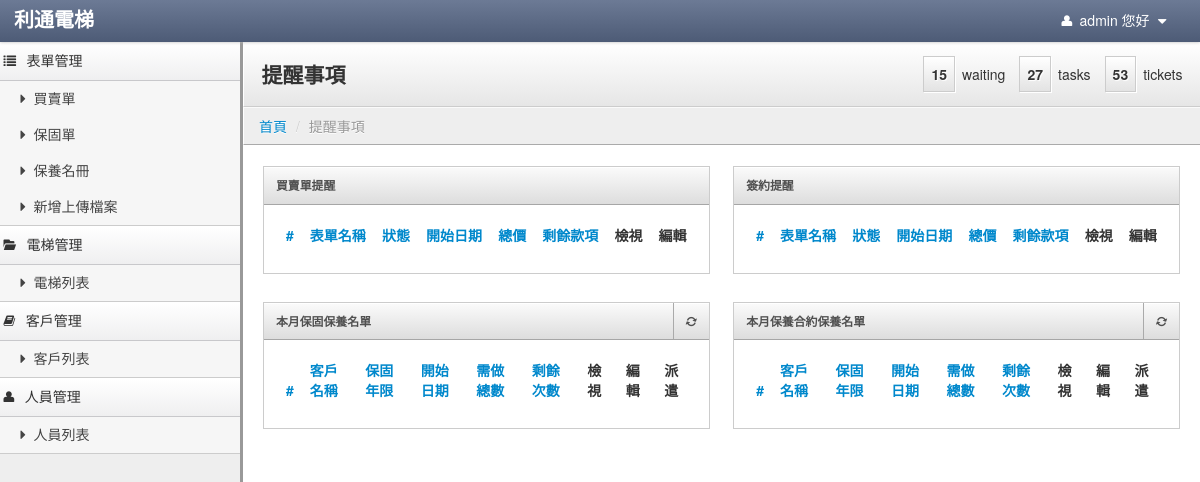
The page /mainpage/index (signed in) on the database as committed earlier.
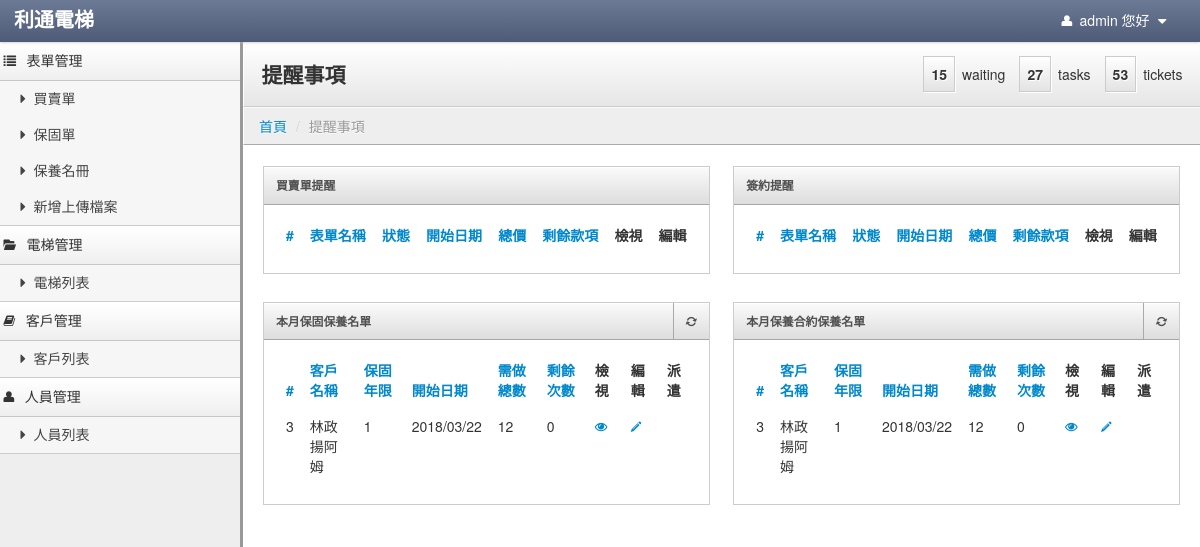
The same page on the database as committed later.
### tables this page shows
CREATE TABLE `usermenu` (
  `menuid` int(5) NOT NULL AUTO_INCREMENT COMMENT '菜單ID',
  `parentid` int(5) NOT NULL DEFAULT '0' COMMENT '上層菜單',
  `title` varchar(30) NOT NULL COMMENT '標題',
  `controller` varchar(40) NOT NULL COMMENT '控制器',
  `actioner` varchar(40) NOT NULL COMMENT '動作',
  `icon` varchar(100) DEFAULT NULL,
  `ismenu` tinyint(1) NOT NULL DEFAULT '0' COMMENT '是否顯示',
  `sort` tinyint(4) NOT NULL DEFAULT '0' COMMENT '排序',
  `isdisabled` tinyint(1) NOT NULL DEFAULT '0' COMMENT '是否刪除',
  PRIMARY KEY (`menuid`)
);

CREATE TABLE `warranty` (
  `id` int(255) NOT NULL AUTO_INCREMENT,
  `customer` varchar(255) DEFAULT NULL,
  `mechanical_warranty` int(255) DEFAULT NULL,
  `free_maintenance` int(255) DEFAULT NULL,
  `effective_date` varchar(255) DEFAULT NULL,
  `warranty_times` int(10) DEFAULT '0',
  `contacter_1` varchar(255) DEFAULT NULL,
  `contacter_2` varchar(255) DEFAULT NULL,
  `contacter_3` varchar(255) DEFAULT NULL,
  `address` varchar(255) DEFAULT NULL,
  `tel_1` varchar(255) DEFAULT NULL,
  `tel_2` varchar(255) DEFAULT NULL,
  `tel_3` varchar(255) DEFAULT NULL,
  `fax_1` varchar(255) DEFAULT NULL,
  `fax_2` varchar(255) DEFAULT NULL,
  `fax_3` varchar(255) DEFAULT NULL,
  `num` varchar(255) DEFAULT NULL,
  `transaction_id` int(255) DEFAULT NULL,
  `is_signing` int(1) DEFAULT NULL,
  `is_remind` int(1) DEFAULT NULL,
  PRIMARY KEY (`id`)
);

### application/controllers/Mainpage.php (called while the page is built, shortened)
<?php if ( ! defined('BASEPATH')) exit('No direct script access allowed');
class Mainpage extends CI_Controller {
	var $data = array();
	function __construct()
	{
		$this->load->model('Form_model');
		$this->load->model('m_warranty_model');
		$this->load->model('Customer_model');
		$this->load->library('datamodel');
		$this->load->library('common');
        $this->load->model('Usermenu_model');
        $usermenu_m = new Usermenu_model();
        if(isset($_SESSION['id'])) {
            $this->aUsermenulist = $usermenu_m->usermenulist($_SESSION['id']);
        }
	}
	public function index()
	{
		$this->data['session']=$_SESSION;
		if(isset($_SESSION["account"]) && $_SESSION["account"] != null){
			$form_model = new Form_model();
			$warranty_model = new m_warranty_model();
			$temp = $form_model->getTransaction();
			$temp_array = array();
			if ($temp != 0)
			{
				$this->data['transaction'] = $temp_array;
			}
			$temp = $warranty_model->getRemindWarranty();
			$result_array = array();
			$index = 0;
			if ($temp != 0)
			{
				foreach ($temp as $row)
				{
					$need_times = $row->free_maintenance * 12;
					if ($need_times > $row->warranty_times)
					{
						$result_array[$index] = $row;
						$row->need_times = $need_times;
					}
				}
			}
			$this->data['warranty'] = $result_array;
			$this->load->view('mainpage', $this->data);
		}
		else {
			$this->load->view('sign-in');
		}
	}
}

### index.php (called while the page is built, shortened)
<?php
require_once BASEPATH.'core/CodeIgniter.php';

### application/models/usermenu_model.php (called while the page is built, shortened)
<?php
class Usermenu_model extends CI_Model
{
	public function usermenulist($iUserid=0)
	{
        $sSql = "select menuidarray from account where id ={$iUserid} and `status`=0";
        $query = $this->db->query($sSql);
        $useridmenu = $query->row_array();
        $sSql = "select * from usermenu where menuid in ({$useridmenu['menuidarray']}) and ismenu=1 and isdisabled!=1 and parentid = 0";
        $query = $this->db->query($sSql);
        $results = array();
        foreach ($query->result_array() as $vNavheader){
            $results[$vNavheader['menuid']] = $vNavheader;
            $sSql = "select * from usermenu where menuid in ({$useridmenu['menuidarray']}) and parentid = '{$vNavheader['menuid']}' and ismenu=1 and isdisabled!=1";
            $query_navlist = $this->db->query($sSql);
            foreach ($query_navlist->result_array() as $vNavlist){
                $results[$vNavheader['menuid']]['subtype'][]=$vNavlist;
            }
        }
        return $results;
	}
}

### application/models/m_warranty_model.php (called while the page is built, shortened)
<?php
class m_warranty_model extends CI_Model
{
	public function getRemindWarranty()
	{
		$this->checkWarranty();
		$this->db->select('*');
		$this->db->from('warranty');
		$this->db->where('is_remind', 1);
		$result = $this->db->get();
		if ($result->num_rows() > 0)
		{
			$idx = 0;
			foreach ($result->result() as $row)
			{
				$warranty_data[$idx] = new Datamodel();
				foreach ($row as $k => $v)
				{
					$warranty_data[$idx]->$k = $v;
				}
				$idx++;
			}
			return $warranty_data;
		}
		return 0;
	}
	private function checkWarranty()
	{
		$this->db->select('*');
		$this->db->from('warranty');
		$this->db->where('is_remind', 0);
		$result = $this->db->get();
	}
}
?>

### application/libraries/datamodel.php (called while the page is built, shortened)
<?php
class Datamodel
{
	private $data = array();
	public function __set($name,$value)
	{
		$this->data[$name] = $value;
	}
	public function __get($name)
	{
		if (array_key_exists($name,$this->data))
		{
			return $this->data[$name];
		}
	}
}

### application/views/mainpage.php (the view, shortened to what this page needs)
<!DOCTYPE html>
<html lang="en">
<?php
	include "head.php";
?>
  <body class="">
		<?php
		include "navbar.php";
		include "sidebar-nav.php";
		?>
    <div class="content">
        <div class="header">
            <div class="stats">
    <p class="stat"><span class="number">53</span>tickets</p>
    <p class="stat"><span class="number">27</span>tasks</p>
    <p class="stat"><span class="number">15</span>waiting</p>
</div>
            <h1 class="page-title">提醒事項</h1>
        </div>
                <ul class="breadcrumb">
            <li><a href="<?=base_url("/mainpage/index")?>">首頁</a> <span class="divider">/</span></li>
            <li class="active">提醒事項</li>
        </ul>
        <div class="container-fluid">
            <div class="row-fluid">
<div class="row-fluid">
    <div class="block span6">
        <a href="#tablewidget" class="block-heading" data-toggle="collapse">買賣單提醒</a>
        <div id="tablewidget" class="block-body collapse in">
            <table class="table sortable">
				<thead>
					<tr>
						<th><a href="#">#</a></th>
						<th><a href="#">表單名稱</a></th>
						<th><a href="#">狀態</a></th>
						<th><a href="#">開始日期</a></th>
						<th><a href="#">總價</a></th>
						<th><a href="#">剩餘款項</a></th>
						<th class="sorttable_nosort">檢視</th>
						<th class="sorttable_nosort">編輯</th>
					</tr>
				</thead>
			</table>
        </div>
    </div>
    <div class="block span6">
        <a href="#widget1container" class="block-heading" data-toggle="collapse">簽約提醒 </a>
        <div id="tablewidget" class="block-body collapse in">
            <table class="table sortable">
				<thead>
					<tr>
						<th><a href="#">#</a></th>
						<th><a href="#">表單名稱</a></th>
						<th><a href="#">狀態</a></th>
						<th><a href="#">開始日期</a></th>
						<th><a href="#">總價</a></th>
						<th><a href="#">剩餘款項</a></th>
						<th class="sorttable_nosort">檢視</th>
						<th class="sorttable_nosort">編輯</th>
					</tr>
				</thead>
			</table>
        </div>
    </div>
</div>
<div class="row-fluid">
    <div class="block span6">
        <div class="block-heading">
            <span class="block-icon pull-right">
                <a href="#" class="demo-cancel-click" rel="tooltip" title="Click to refresh"><i class="icon-refresh"></i></a>
            </span>
            <a href="#widget2container" data-toggle="collapse">本月保固保養名單</a>
        </div>
        <div id="widget2container" class="block-body collapse in">
            <table class="table list">
				<thead>
					<tr>
						<th><a href="#">#</a></th>
						<th><a href="#">客戶名稱</a></th>
						<th><a href="#">保固年限</a></th>
						<th><a href="#">開始日期</a></th>
						<th><a href="#">需做總數</a></th>
						<th><a href="#">剩餘次數</a></th>
						<th class="sorttable_nosort">檢視</th>
						<th class="sorttable_nosort">編輯</th>
						<th class="sorttable_nosort">派遣</th>
					</tr>
				</thead>
				<tbody>
<?php
					if(count($this->data) != 0 && count($this->data['warranty']) != 0 )
					{
						for($j = 0; $j < count($this->data['warranty']); $j++)
						{
?>
						<tr>
							<td><?=$this->data['warranty'][$j]->id;?></td>
							<td><?=$this->data['warranty'][$j]->customer;?></td>
							<td><?=$this->data['warranty'][$j]->free_maintenance;?></td>
							<td><?=$this->data['warranty'][$j]->effective_date;?></td>
							<td><?=$this->data['warranty'][$j]->need_times;?></td>
							<td><?=$this->data['warranty'][$j]->warranty_times;?></td>
							<td>
								<a href="<?=base_url("/Warranty/view_warranty_view")?>/warranty_id/<?=$this->data['warranty'][$j]->id;?>" ><i class="icon-eye-open"></i></a>
							</td>
							<td>
								<a href="<?=base_url("/Warranty/edit_warranty_view")?>/warranty_id/<?=$this->data['warranty'][$j]->id;?>" ><i class="icon-pencil"></i></a>
							</td>
						</tr>
<?php
						}
					}
?>
				</tbody>
            </table>
        </div>
    </div>
    <div class="block span6">
        <div class="block-heading">
            <span class="block-icon pull-right">
                <a href="#" class="demo-cancel-click" rel="tooltip" title="Click to refresh"><i class="icon-refresh"></i></a>
            </span>
            <a href="#widget2container" data-toggle="collapse">本月保養合約保養名單</a>
        </div>
        <div id="widget2container" class="block-body collapse in">
            <table class="table list">
				<thead>
					<tr>
						<th><a href="#">#</a></th>
						<th><a href="#">客戶名稱</a></th>
						<th><a href="#">保固年限</a></th>
						<th><a href="#">開始日期</a></th>
						<th><a href="#">需做總數</a></th>
						<th><a href="#">剩餘次數</a></th>
						<th class="sorttable_nosort">檢視</th>
						<th class="sorttable_nosort">編輯</th>
						<th class="sorttable_nosort">派遣</th>
					</tr>
				</thead>
				<tbody>
<?php
					if(count($this->data) != 0 && count($this->data['warranty']) != 0 )
					{
						for($j = 0; $j < count($this->data['warranty']); $j++)
						{
?>
						<tr>
							<td><?=$this->data['warranty'][$j]->id;?></td>
							<td><?=$this->data['warranty'][$j]->customer;?></td>
							<td><?=$this->data['warranty'][$j]->free_maintenance;?></td>
							<td><?=$this->data['warranty'][$j]->effective_date;?></td>
							<td><?=$this->data['warranty'][$j]->need_times;?></td>
							<td><?=$this->data['warranty'][$j]->warranty_times;?></td>
							<td>
								<a href="<?=base_url("/Warranty/view_warranty_view")?>/warranty_id/<?=$this->data['warranty'][$j]->id;?>" ><i class="icon-eye-open"></i></a>
							</td>
							<td>
								<a href="<?=base_url("/Warranty/edit_warranty_view")?>/warranty_id/<?=$this->data['warranty'][$j]->id;?>" ><i class="icon-pencil"></i></a>
							</td>
						</tr>
<?php
						}
					}
?>
				</tbody>
            </table>
        </div>
    </div>
</div>
            </div>
        </div>
    </div>
  </body>
</html>

### application/views/head.php (shortened to what this page needs)
 <head>
<link rel="stylesheet" type="text/css" href="<?=base_url("/lib/bootstrap/css/bootstrap.css")?>">
   <link rel="stylesheet" type="text/css" href="<?=base_url("/stylesheets/theme.css")?>">
   <link rel="stylesheet" href="<?=base_url("/lib/font-awesome/css/font-awesome.css")?>">
<link href="<?=base_url("/stylesheets/alertify.core.css")?>" rel="stylesheet">
<link href="<?=base_url("/stylesheets/alertify.default.css")?>" rel="stylesheet">
<link rel="stylesheet" type="text/css" href="<?php echo base_url();?>stylesheets/jquery.fancybox.css?v=2.1.0" media="screen" />
 </head>

### application/views/navbar.php (shortened to what this page needs)
<div class="navbar">
       <div class="navbar-inner">
		<ul class="nav pull-right">
			<li id="fat-menu" class="dropdown">
				<a href="#" role="button" class="dropdown-toggle" data-toggle="dropdown">
					<i class="icon-user"></i> <?=$_SESSION["account"]. " 您好"?>
					<i class="icon-caret-down"></i>
				</a>
			</li>
		</ul>
		<a class="brand" href="<?=base_url("/mainpage/index")?>"><span class="second">利通電梯</span></a>
       </div>
   </div>

### application/views/sidebar-nav.php
<div class="sidebar-nav">
       <?php
           foreach($this->aUsermenulist as $v){
               echo '<a href="#'.$v['controller'].'-menu" class="nav-header" data-toggle="collapse"><i class="'.$v['icon'].'"></i>'.$v['title'].'</i></a>';
               if(!empty($v['subtype'])){
                   echo '<ul id="'.$v['controller'].'-menu" class="nav nav-list collapse in">';
                   foreach($v['subtype'] as $vSub){
                       echo '<li ><a href="'.base_url("/{$vSub['controller']}/{$vSub['actioner']}").'"><i class="'.$vSub['icon'].'"></i>'.$vSub['title'].'</a></li>';
                   }
                   echo '</ul>';
               }
           }
       ?>
   </div>

### application/views/head.php (style rules this page uses)
.brand { font-family: georgia, serif; }
.brand .second { color: #fff; font-weight: bold; }

Rows that differ between the two databases and show on the page:
now on this page (row edited): warranty: id "3", customer "林政揚阿姆", free_maintenance "1", effective_date "2018/03/22", free_maintenance "12", warranty_times "0"
